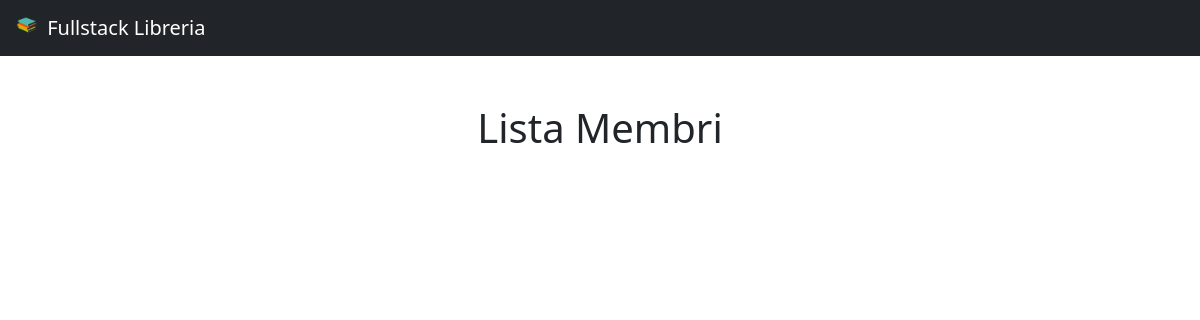
Page /libreria/list-members on the earlier database version.
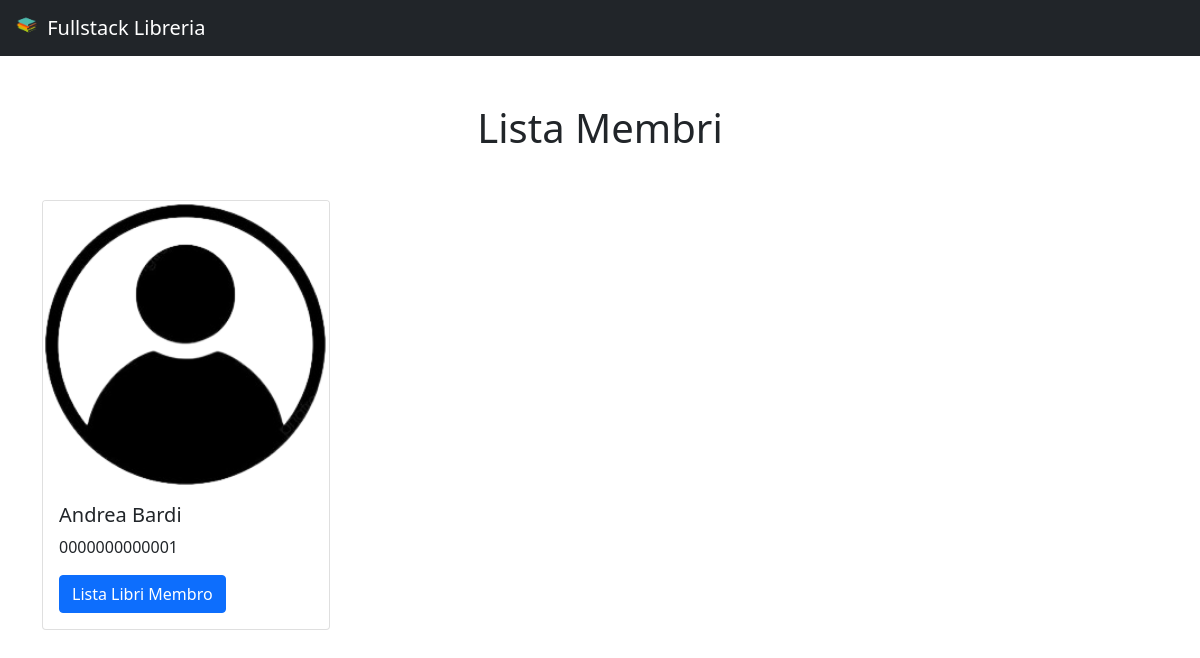
Same page on the later database version.
### libreria/models.py (models this page shows, shortened)
class Membro(models.Model):
    member_id = models.CharField(max_length=13)
    name = models.CharField(max_length=40)

### libreria/views.py (the view)
# urls.py: path('list-members', views.lista_membri, name='lista_membri'),
def lista_membri(request):
    libri = Libro.objects.all()
    membri = Membro.objects.all()
    return render(request, 'libreria/list-members.html', {'libri':libri, 'membri':membri})

### libreria/templates/libreria/list-members.html (shortened to what this page needs)
{% extends 'libreria/common.html'%}
{% block content %}
<div class="container my-5 text-center" style="max-width:580px">
        <h1>Lista Membri</h1>
</div>
<div class="container">
        <div class="row">
            {% for membro in membri %}
            <div class="col-sm">
                <div class="card" style="width: 18rem;">
                    <img src="../../static/libreria/membro.png" class="card-img-top" alt="...">
                    <div class="card-body">
                        <h5 class="card-title">{{ membro.name }}</h5>
                        <p class="card-text">{{ membro.member_id }}</p>
                        <a href="{% url 'home' %}" class="btn btn-primary">Lista Libri Membro</a>
                    </div>
                </div>
            </div>
            {% endfor %}
        </div>
    </div>
{% endblock %}

Differences in the rows shown:
added Membro: name "Andrea Bardi", member_id "0000000000001"
